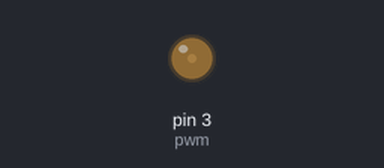
The sketch below on a simulated Arduino Uno, built with avr-gcc and run on an emulated ATmega328P. On the bench: output pins drawn as LEDs (lit = HIGH).

Above: at 0.05 s.
At 4.05 s:
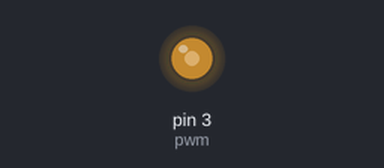
At 6.05 s:
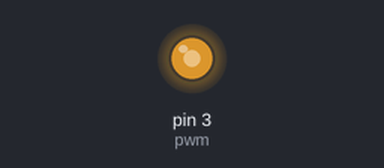
At 8.1 s:
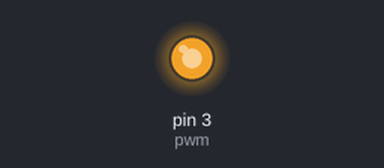
Timing chart, 0 to 10.5 s (numbered marks = the images above):
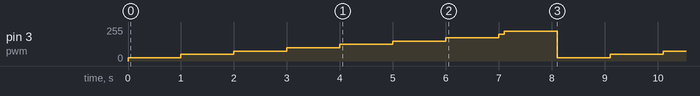

Measured:
- by itself, pin 3 (pwm): repeats every 8.1 s: 50/255 1.0 s, 75/255 1.0 s, 100/255 1.0 s, 125/255 1.0 s, 150/255 1.0 s, 175/255 1.0 s, 200/255 0.10 s, 225/255 1.0 s, 25/255 1.0 s

The sketch:

sketch_mar06a.ino
```cpp
#define pwm 3        //initializing pin 2 as ‘pwm’ variable
void setup()
{
    pinMode(pwm,OUTPUT) ;     //Set pin 2 as output
}
void loop()
{
    analogWrite(pwm,25) ;         //setting pwm to 25
    delay(1000) ;             //delay of 50 ms
    analogWrite(pwm,50) ;
    delay(1000) ;
    analogWrite(pwm,75) ;
    delay(1000) ;
    analogWrite(pwm,100) ;
    delay(1000) ;
    analogWrite(pwm,125) ;
    delay(1000) ;
    analogWrite(pwm,150) ;
    delay(1000) ;
    analogWrite(pwm,175) ;
    delay(1000) ;
    analogWrite(pwm,200) ;
    delay(100) ;
    analogWrite(pwm,225) ;
    delay(1000) ;
    analogWrite(pwm,250) ;
}
```
